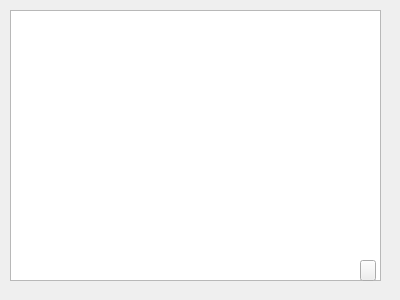
<?xml version="1.0" encoding="UTF-8"?>
<ui version="4.0">
 <class>Form</class>
 <widget class="QWidget" name="Form">
  <property name="geometry">
   <rect>
    <x>0</x>
    <y>0</y>
    <width>400</width>
    <height>300</height>
   </rect>
  </property>
  <property name="windowTitle">
   <string>Form</string>
  </property>
  <widget class="QTextEdit" name="showlist">
   <property name="geometry">
    <rect>
     <x>10</x>
     <y>10</y>
     <width>371</width>
     <height>271</height>
    </rect>
   </property>
  </widget>
  <widget class="QPushButton" name="close">
   <property name="geometry">
    <rect>
     <x>360</x>
     <y>260</y>
     <width>16</width>
     <height>21</height>
    </rect>
   </property>
   <property name="text">
    <string/>
   </property>
   <property name="icon">
    <iconset>
     <normaloff>pic/close.png</normaloff>pic/close.png</iconset>
   </property>
  </widget>
 </widget>
 <resources/>
 <connections/>
</ui>
